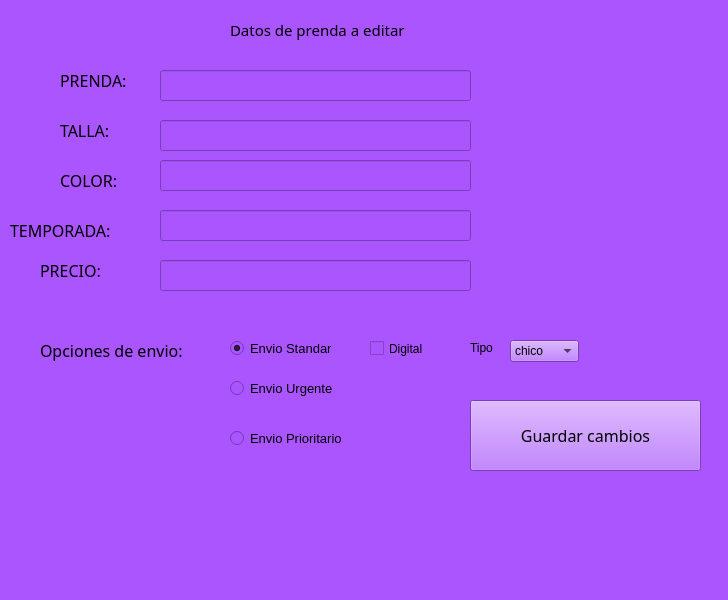
<?xml version="1.0" encoding="UTF-8"?>
<ui version="4.0">
 <class>MainWindow</class>
 <widget class="QMainWindow" name="MainWindow">
  <property name="geometry">
   <rect>
    <x>0</x>
    <y>0</y>
    <width>728</width>
    <height>600</height>
   </rect>
  </property>
  <property name="windowTitle">
   <string>MainWindow</string>
  </property>
  <property name="styleSheet">
   <string notr="true">background-color: rgb(170, 85, 255);</string>
  </property>
  <widget class="QWidget" name="centralwidget">
   <widget class="QLabel" name="label_2">
    <property name="geometry">
     <rect>
      <x>60</x>
      <y>110</y>
      <width>71</width>
      <height>41</height>
     </rect>
    </property>
    <property name="font">
     <font>
      <family>Segoe Print</family>
      <pointsize>12</pointsize>
      <weight>50</weight>
      <bold>false</bold>
     </font>
    </property>
    <property name="text">
     <string>TALLA:</string>
    </property>
   </widget>
   <widget class="QLabel" name="label_3">
    <property name="geometry">
     <rect>
      <x>60</x>
      <y>160</y>
      <width>71</width>
      <height>41</height>
     </rect>
    </property>
    <property name="font">
     <font>
      <family>Segoe Print</family>
      <pointsize>12</pointsize>
      <weight>50</weight>
      <bold>false</bold>
     </font>
    </property>
    <property name="text">
     <string>COLOR:</string>
    </property>
   </widget>
   <widget class="QLabel" name="label_4">
    <property name="geometry">
     <rect>
      <x>10</x>
      <y>210</y>
      <width>121</width>
      <height>41</height>
     </rect>
    </property>
    <property name="font">
     <font>
      <family>Segoe Print</family>
      <pointsize>12</pointsize>
      <weight>50</weight>
      <bold>false</bold>
     </font>
    </property>
    <property name="text">
     <string>TEMPORADA:</string>
    </property>
   </widget>
   <widget class="QLabel" name="label_precio">
    <property name="geometry">
     <rect>
      <x>40</x>
      <y>250</y>
      <width>81</width>
      <height>41</height>
     </rect>
    </property>
    <property name="font">
     <font>
      <family>Segoe Print</family>
      <pointsize>12</pointsize>
      <weight>50</weight>
      <bold>false</bold>
     </font>
    </property>
    <property name="text">
     <string>PRECIO:</string>
    </property>
   </widget>
   <widget class="QLineEdit" name="insertar_talla">
    <property name="geometry">
     <rect>
      <x>160</x>
      <y>120</y>
      <width>311</width>
      <height>31</height>
     </rect>
    </property>
    <property name="font">
     <font>
      <family>Segoe Print</family>
      <pointsize>12</pointsize>
     </font>
    </property>
   </widget>
   <widget class="QLineEdit" name="insertar_color">
    <property name="geometry">
     <rect>
      <x>160</x>
      <y>160</y>
      <width>311</width>
      <height>31</height>
     </rect>
    </property>
    <property name="font">
     <font>
      <family>Segoe Print</family>
      <pointsize>12</pointsize>
     </font>
    </property>
   </widget>
   <widget class="QLineEdit" name="insertar_temporada">
    <property name="geometry">
     <rect>
      <x>160</x>
      <y>210</y>
      <width>311</width>
      <height>31</height>
     </rect>
    </property>
    <property name="font">
     <font>
      <family>Segoe Print</family>
      <pointsize>12</pointsize>
     </font>
    </property>
   </widget>
   <widget class="QLineEdit" name="insertar_precio">
    <property name="geometry">
     <rect>
      <x>160</x>
      <y>260</y>
      <width>311</width>
      <height>31</height>
     </rect>
    </property>
    <property name="font">
     <font>
      <family>Segoe Print</family>
      <pointsize>12</pointsize>
     </font>
    </property>
   </widget>
   <widget class="QPushButton" name="boton_guardar_cambios_prenda">
    <property name="geometry">
     <rect>
      <x>470</x>
      <y>400</y>
      <width>231</width>
      <height>71</height>
     </rect>
    </property>
    <property name="font">
     <font>
      <family>Segoe Print</family>
      <pointsize>12</pointsize>
     </font>
    </property>
    <property name="text">
     <string>Guardar cambios</string>
    </property>
   </widget>
   <widget class="QLabel" name="label_5">
    <property name="geometry">
     <rect>
      <x>60</x>
      <y>60</y>
      <width>81</width>
      <height>41</height>
     </rect>
    </property>
    <property name="font">
     <font>
      <family>Segoe Print</family>
      <pointsize>12</pointsize>
      <weight>50</weight>
      <bold>false</bold>
     </font>
    </property>
    <property name="text">
     <string>PRENDA:</string>
    </property>
   </widget>
   <widget class="QLineEdit" name="insertar_prenda">
    <property name="geometry">
     <rect>
      <x>160</x>
      <y>70</y>
      <width>311</width>
      <height>31</height>
     </rect>
    </property>
    <property name="font">
     <font>
      <family>Segoe Print</family>
      <pointsize>12</pointsize>
     </font>
    </property>
   </widget>
   <widget class="QCheckBox" name="CheckBox_digital">
    <property name="geometry">
     <rect>
      <x>370</x>
      <y>340</y>
      <width>70</width>
      <height>17</height>
     </rect>
    </property>
    <property name="text">
     <string>Digital</string>
    </property>
   </widget>
   <widget class="QComboBox" name="combo_tipo">
    <property name="geometry">
     <rect>
      <x>510</x>
      <y>340</y>
      <width>69</width>
      <height>22</height>
     </rect>
    </property>
    <item>
     <property name="text">
      <string>chico</string>
     </property>
    </item>
    <item>
     <property name="text">
      <string>chica</string>
     </property>
    </item>
   </widget>
   <widget class="QLabel" name="label_precio_2">
    <property name="geometry">
     <rect>
      <x>40</x>
      <y>330</y>
      <width>171</width>
      <height>41</height>
     </rect>
    </property>
    <property name="font">
     <font>
      <family>Segoe Print</family>
      <pointsize>12</pointsize>
      <weight>50</weight>
      <bold>false</bold>
     </font>
    </property>
    <property name="text">
     <string>Opciones de envio:</string>
    </property>
   </widget>
   <widget class="QRadioButton" name="radio_standar">
    <property name="geometry">
     <rect>
      <x>230</x>
      <y>340</y>
      <width>111</width>
      <height>17</height>
     </rect>
    </property>
    <property name="font">
     <font>
      <pointsize>10</pointsize>
     </font>
    </property>
    <property name="text">
     <string>Envio Standar</string>
    </property>
    <property name="checked">
     <bool>true</bool>
    </property>
    <property name="autoRepeat">
     <bool>false</bool>
    </property>
   </widget>
   <widget class="QRadioButton" name="radio_urgente">
    <property name="geometry">
     <rect>
      <x>230</x>
      <y>380</y>
      <width>111</width>
      <height>17</height>
     </rect>
    </property>
    <property name="font">
     <font>
      <pointsize>10</pointsize>
     </font>
    </property>
    <property name="text">
     <string>Envio Urgente</string>
    </property>
   </widget>
   <widget class="QRadioButton" name="radio_prioritario">
    <property name="geometry">
     <rect>
      <x>230</x>
      <y>430</y>
      <width>131</width>
      <height>17</height>
     </rect>
    </property>
    <property name="font">
     <font>
      <pointsize>10</pointsize>
     </font>
    </property>
    <property name="text">
     <string>Envio Prioritario</string>
    </property>
   </widget>
   <widget class="QLabel" name="label">
    <property name="geometry">
     <rect>
      <x>470</x>
      <y>340</y>
      <width>31</width>
      <height>16</height>
     </rect>
    </property>
    <property name="text">
     <string>Tipo</string>
    </property>
   </widget>
   <widget class="QLabel" name="label_6">
    <property name="geometry">
     <rect>
      <x>230</x>
      <y>20</y>
      <width>251</width>
      <height>20</height>
     </rect>
    </property>
    <property name="font">
     <font>
      <family>Segoe Print</family>
      <pointsize>11</pointsize>
     </font>
    </property>
    <property name="text">
     <string>Datos de prenda a editar</string>
    </property>
   </widget>
   <widget class="QLabel" name="label_error_prenda">
    <property name="geometry">
     <rect>
      <x>530</x>
      <y>70</y>
      <width>161</width>
      <height>16</height>
     </rect>
    </property>
    <property name="font">
     <font>
      <pointsize>11</pointsize>
     </font>
    </property>
    <property name="text">
     <string/>
    </property>
   </widget>
   <widget class="QLabel" name="label_error_talla">
    <property name="geometry">
     <rect>
      <x>530</x>
      <y>120</y>
      <width>161</width>
      <height>16</height>
     </rect>
    </property>
    <property name="font">
     <font>
      <pointsize>11</pointsize>
     </font>
    </property>
    <property name="text">
     <string/>
    </property>
   </widget>
   <widget class="QLabel" name="label_error_color">
    <property name="geometry">
     <rect>
      <x>530</x>
      <y>170</y>
      <width>161</width>
      <height>16</height>
     </rect>
    </property>
    <property name="font">
     <font>
      <pointsize>11</pointsize>
     </font>
    </property>
    <property name="text">
     <string/>
    </property>
   </widget>
   <widget class="QLabel" name="label_error_temporada">
    <property name="geometry">
     <rect>
      <x>530</x>
      <y>220</y>
      <width>161</width>
      <height>16</height>
     </rect>
    </property>
    <property name="font">
     <font>
      <pointsize>11</pointsize>
     </font>
    </property>
    <property name="text">
     <string/>
    </property>
   </widget>
  </widget>
  <widget class="QStatusBar" name="statusbar"/>
 </widget>
 <resources/>
 <connections/>
</ui>
